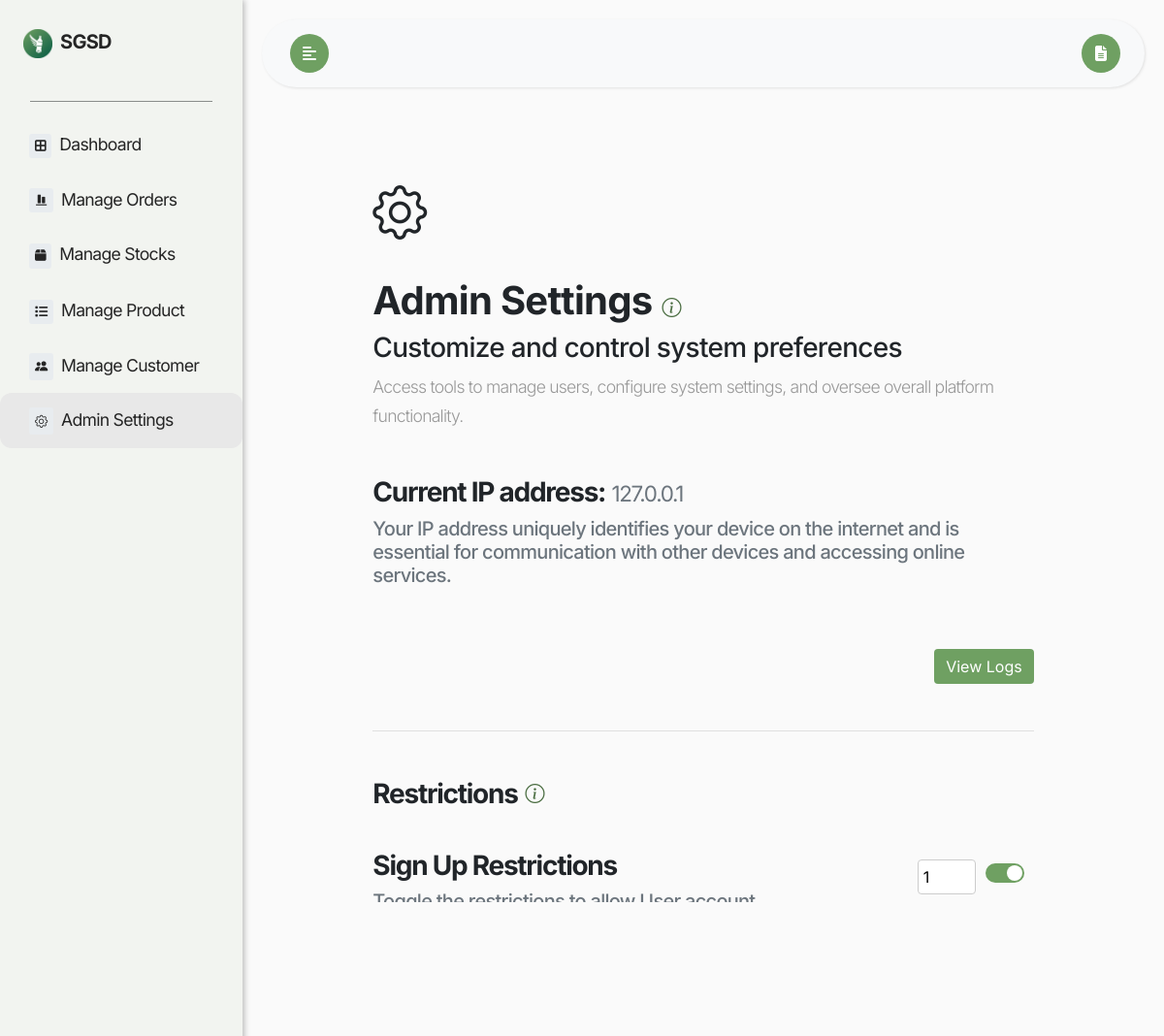
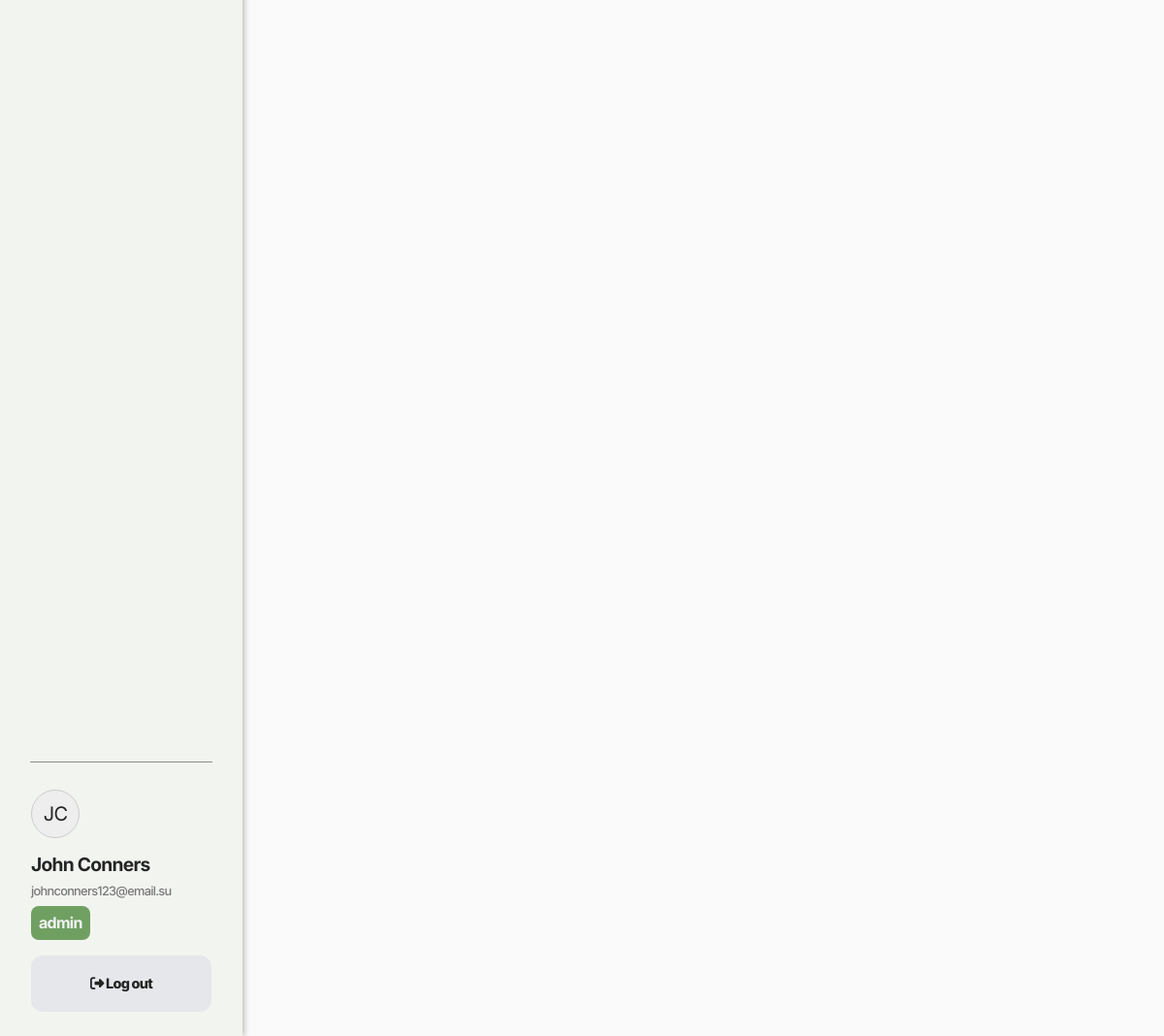
Screenshot of /AdminSettings/index.php (signed in) with the database file from the repository (2 pictures, top to bottom).
### tables this page shows
CREATE TABLE `users` (
  `User_ID` int(11) NOT NULL,
  `Role` varchar(50) NOT NULL,
  `First_Name` varchar(255) NOT NULL,
  `Last_Name` varchar(255) NOT NULL,
  `Email` varchar(255) DEFAULT NULL,
  `Password_hash` varchar(255) NOT NULL,
  `reset_token_hash` varchar(64) DEFAULT NULL,
  `reset_token_expires_at` datetime DEFAULT NULL,
  `Account_activation_hash` varchar(64) DEFAULT NULL
);

### check_session.php (called while the page is built, shortened)
<?php
require_once('../dbconnect.php');
$user_email = $_SESSION['email'];
$sql = "SELECT User_ID, First_Name, Email, Role FROM Users WHERE Email = ?";
$stmt = $conn->prepare($sql);
$stmt->bind_param("s", $user_email);
$stmt->execute();
$result = $stmt->get_result();
$row = $result->fetch_assoc();
$user_role = $row['Role'];
?>

### AdminSettings/index.php (the view, shortened to what this page needs)
<?php
include('../check_session.php');
include '../dbconnect.php';
$user_email = $_SESSION['email'];
$query = "SELECT User_ID, First_Name, Last_Name FROM Users WHERE Email = ?";
$stmt = $conn->prepare($query);
$stmt->bind_param("s", $user_email);
$stmt->execute();
$stmt->bind_result($user_id, $first_name, $last_name);
$query = "SELECT * FROM Settings";
$stmt = $conn->prepare($query);
$stmt->execute();
$result = $stmt->get_result();
$settings = [];
while ($row = $result->fetch_assoc()) {
    $settings[$row['Setting_Key']] = $row['Value'];
}
?>
<!DOCTYPE html>
<html lang="en">
<head>
    <link rel="stylesheet" href="https://cdn.jsdelivr.net/npm/bootstrap@4.6.0/dist/css/bootstrap.min.css">
    <link rel="stylesheet" href="https://cdnjs.cloudflare.com/ajax/libs/font-awesome/5.15.3/css/all.min.css">
    <link href='https://unpkg.com/boxicons@2.1.4/css/boxicons.min.css' rel='stylesheet'>
    <link rel="stylesheet" href="https://cdn.jsdelivr.net/npm/bootstrap-icons@1.11.3/font/bootstrap-icons.min.css">
    <link rel="stylesheet" href="https://cdnjs.cloudflare.com/ajax/libs/font-awesome/6.2.0/css/all.min.css">
    <link rel="stylesheet" href="https://cdn.jsdelivr.net/npm/bootstrap-icons@1.3.0/font/bootstrap-icons.css">
    <link rel="stylesheet" href="../style/styles.css">
</head>
<body>
<div class="wrapper">
    <nav id="sidebar">
        <div class="sidebar-header mt-4 mb-4">
            <div class="d-flex justify-content-between align-items-center">
                <a class="navbar-brand m-0 p-1" href="#">
                    <img src="../logo.png" alt="SGSD Logo" width="30" height="30" class="mr-1"> SGSD
                </a>
            </div>
        </div>
        <hr class="line">
        <ul class="list-unstyled components p-0">
            <li>
                <a href="../Dashboard" class="sidebar-items-a">
                    <i class="fa-solid fa-border-all" style="font-size:13.28px; background-color: #e8ecef; padding: 6px; border-radius: 3px;"></i>
                    <span>&nbsp;Dashboard</span>
                </a>
            </li>
            <?php if ($user_role !== 'driver') :
            ?>
                <li>
                    <a href="../ManageOrders">
                        <i class="bx bxs-objects-vertical-bottom" style="font-size:13.28px; background-color: #e8ecef; padding: 6px; border-radius: 3px;"></i>
                        <span>&nbsp;Manage Orders</span>
                    </a>
                </li>
            <?php endif; ?>
            <?php if ($user_role === 'admin' || $user_role === 'staff') :
            ?>
                <li>
                    <a href="../ManageStocks">
                        <i class="fa-solid fa-box" style="font-size:13.28px; background-color: #e8ecef; padding: 6px; border-radius: 3px;"></i>
                        <span>&nbsp;Manage Stocks</span>
                    </a>
                </li>
                <li>
                    <a href="../ManageProducts">
                        <i class="fa-solid fa-list" style="font-size:13.28px; background-color: #e8ecef; padding: 6px; border-radius: 3px;"></i>
                        <span>&nbsp;Manage Product</span>
                    </a>
                </li>
            <?php endif; ?>
            <?php if ($user_role === 'admin') :
            ?>
                <li>
                    <a href="../ManageCustomers">
                        <i class="bi bi-people-fill" style="font-size:13.28px; background-color: #e8ecef; padding: 6px; border-radius: 3px;"></i>
                        <span>&nbsp;Manage Customer</span>
                    </a>
                </li>
                <li class="active">
                    <a href="../AdminSettings">
                        <i class="bi bi-gear" style="font-size:13.28px; background-color: #e8ecef; padding: 6px; border-radius: 3px;"></i>
                        <span>&nbsp;Admin Settings</span>
                    </a>
                </li>
            <?php endif; ?>
        </ul>
        <div class="sidebar-spacer"></div>
        <hr class="line">
        <ul class="list-unstyled CTAs pt-0 mb-0 sidebar-bottom">
            <li class="sidebar-username pb-2">
                <div class="align-items-center">
                    <div class="profile-initials rounded-circle d-flex align-items-center justify-content-center mb-3" style="width: 50px; height: 50px; border: 1px solid #ccc; background-color: #eee; font-size: 20px;">
                        <?php
                            echo strtoupper(substr($first_name, 0, 1) . substr($last_name, 0, 1));
                        ?>
                    </div>
                    <div>
                        <h1><?php echo htmlspecialchars($first_name . ' ' . $last_name); ?></h1>
                        <h2><?php echo htmlspecialchars($user_email); ?></h2>
                        <h5 style="font-size: 1em; background-color: #6fa062; color: #F2f2f2; font-weight: 700; padding: 8px; border-radius: 8px; width: fit-content;"><?php echo htmlspecialchars($user_role); ?></h5>
                    </div>
                </div>
            </li>
            <li>
<a href="#" class="logout" onclick="document.getElementById('logoutForm').submit();">
    <i class="fa-solid fa-sign-out-alt"></i>
    <span>Log out</span>
</a>
            </li>
        </ul>
    </nav>
    <div id="content">
    <nav class="navbar navbar-expand-lg navbar-light bg-light" id="mainNavbar">
            <div class="container-fluid">
                <button type="button" id="sidebarCollapse" class="btn btn-info ml-1" data-toggle="tooltip" data-placement="bottom" title="Toggle Sidebar">
                    <i class="fas fa-align-left"></i>
                </button>
                <button class="btn btn-dark d-inline-block ml-auto" type="button" id="manualButton" data-toggle="tooltip" data-placement="bottom" title="View Manual">
                    <i class="fas fa-file-alt"></i>
                </button>
            </div>
        </nav>
    <div class="container-fluid px-md-4" style="max-height: 800px; overflow-y: auto;">
        <div class="row justify-content-center">
            <div class="col-12 col-xl-10">
                <section class="admin">
                    <div class="admin-main">
                        <div class="admin-title p-3 pt-5">
                        <div class="pb-4">
                        <i class="bi bi-gear" style="font-size:56px;"></i>
                        </div>
                        <div class="d-flex align-items-center">
                            <h1><b>Admin Settings</b>
                            <i class="bi bi-info-circle mb-5" style="font-size: 20px; color:rgb(74, 109, 65); font-weight: bold;" data-toggle="tooltip" data-placement="top" title="Manage key settings to control user access, sign-up restrictions, and IP cooldowns for enhanced security and customization."></i>
                            </h1>
                        </div>
                            <h3>Customize and control system preferences</h3>
                            <p>Access tools to manage users, configure system settings, and oversee overall platform functionality.</p>
                        </div>
                        <div class="admin-ip">
                            <div class="p-3">
                                <div class="admin-ip-title d-flex flex-column mb-3">
                                    <h3 style="letter-spacing: -0.045em;">
                                        <b>Current IP address:</b>
                                        <small class="text-muted"><?php echo $_SERVER['REMOTE_ADDR']; ?></small>
                                    </h3>
                                    <h5 class="text-muted mb-3" style="width: 90%;">
                                        Your IP address uniquely identifies your device on the internet and is essential for communication with other devices and accessing online services.
                                    </h5>
                                </div>
                            </div>
                        </div>
                        <div class="d-flex justify-content-end p-3">
                            <button class="btn custom-btn" onclick="window.location.href='../Logs'">View Logs</button>
                        </div>
                    </div>
                    <div style="padding: 16px;">
                        <hr>
                    </div>
                    <div class="admin-restrictions">
                    <div class="d-flex justify-content-between align-items-start p-3">
                        <div class="d-flex align-items-center">
                            <h3 style="letter-spacing: -0.045em;">
                                <b>Restrictions</b>
                            </h3>
                            <i class="bi bi-info-circle pl-2 pb-2" style="font-size: 20px; color:rgb(74, 109, 65); font-weight: bold;" data-toggle="tooltip" data-placement="top" title="Manage key settings to control user access, sign-up restrictions, and IP cooldowns for enhanced security and customization."></i>
                        </div>
                    </div>
                        <form action="" method="POST">
                            <div class="d-flex justify-content-between align-items-start p-3">
                                <div class="admin-restrictions-title d-flex flex-column mb-3">
                                    <h3 style="letter-spacing: -0.045em;">
                                        <b>Sign Up Restrictions</b>
                                    </h3>
                                    <h5 class="text-muted mb-3" style="width: 90%;">
                                        Toggle the restrictions to allow User account creation.
                                    </h5>
                                </div>
                                <div style="display: flex; align-items: center; justify-content: space-between; padding: 10px; border-radius: 5px;">
                                    <input type="number" id="signup_amount" name="signup_amount" placeholder="Set" value="<?php echo htmlspecialchars($settings['MaxSignUps'] ?? ''); ?>" style="width: 60px; padding: 5px; border: 1px solid #ccc; border-radius: 4px; box-sizing: border-box; margin-right: 10px;">
                                    <label class="switch" style="position: relative; display: inline-block; width: 40px; height: 20px;">
                                        <span class="slider round" style="position: absolute; cursor: pointer; top: 0; left: 0; right: 0; bottom: 0; background-color: #ccc; -webkit-transition: .4s; transition: .4s; border-radius: 34px;"></span>
                                    </label>
                                </div>
                            </div>
                        </form>
                    </div>
                </section>
            </div>
        </div>
    </div>
    </div>
    </div>

### style/styles.css (style rules this page uses)
a.logout { display: flex; justify-content: center; align-items: center; text-align: center; width: 186px; font-weight: 800; border-radius: 12px !important; padding: 18px !important; background: #e5e7eb; color: #242424; margin: 0 auto; }
#sidebar { display: flex; flex-direction: column; min-height: 100vh; overflow-y: auto; overflow-x: hidden; }
.sidebar-spacer { flex-grow: 1; }
.sidebar-bottom { margin-top: auto; }

### AdminSettings/index.php (style rules this page uses)
body { font-family: 'Inter', sans-serif !important; background: #fafafa; letter-spacing: -0.045em; }
p { font-family: 'Inter', sans-serif !important; font-size: 1.1em; font-weight: 300; line-height: 1.7em; color: #999; letter-spacing: -0.045em; }
a, a:hover, a:focus { color: inherit; text-decoration: none; transition: all 0.3s; }
.navbar { padding: 15px 10px; background: #fff; border: none; border-radius: 0; margin-bottom: 40px; box-shadow: 1px 1px 3px rgba(0, 0, 0, 0.1); }
.wrapper { display: flex; width: 100%; align-items: stretch; }
#sidebar { min-width: 250px; max-width: 250px; background: #f2f4f0; color: #252525; transition: all 0.3s; box-shadow: 2px 0 6px rgba(0, 0, 0, 0.25); }
#sidebar { display: flex; flex-direction: column; min-height: 100vh; }
.sidebar-spacer { flex-grow: 1; }
.sidebar-bottom { margin-top: auto; }
#sidebar .sidebar-header { padding: 0px 20px; background: #f2f4f0; }
#sidebar ul.components { padding: 20px 0; }
#sidebar ul li a { padding: 15px 30px; font-size: 1.1em; display: block; transition: transform 0.3s; }
#sidebar ul li.active>a, a[aria-expanded="true"] { background: #e8e8e8; border-radius: 12px; }
ul.CTAs { padding: 20px; }
ul.CTAs a { text-align: center; font-size: 0.9em !important; display: block; border-radius: 5px; margin-bottom: 5px; }
#manualButton, #sidebarCollapse { background: #6fa062; border: none; cursor: pointer; border-radius: 24px; width: 40px; height: 40px; transition: transform 0.3s; }
#sidebarNavbar, #mainNavbar { border-radius: 36px; box-shadow: 1px 1px 3px rgba(0, 0, 0, 0.1); }
hr.line { border-top: 1px solid #8a8d8b; width: 75%; }
.sidebar-header { font-weight: 700; letter-spacing: -0.045em; }
.sidebar-username { padding: 12px; letter-spacing: -0.045em !important; white-space: normal; word-wrap: break-word; overflow-wrap: break-word; }
.sidebar-username h1 { width: 75%; font-size: 1.2em !important; font-weight: 700; }
.sidebar-username h2 { font-size: 0.8em; color: #797979; }
#content { width: 100%; padding: 20px; min-height: 100vh; transition: all 0.3s; }
.custom-btn { background-color: #6fa062 !important; color: #fff !important; border: none !important; transition: transform 0.3s !important; }
.switch { position: relative; display: inline-block; width: 40px; height: 20px; }
.slider { position: absolute; cursor: pointer; top: 0; left: 0; right: 0; bottom: 0; background-color: #ccc !important; -webkit-transition: .4s; transition: .4s; border-radius: 34px; }
.slider:before { position: absolute; content: ""; height: 16px; width: 16px; left: 2px; bottom: 2px; background-color: white; -webkit-transition: .4s; transition: .4s; border-radius: 50%; }
input:checked + .slider { background-color: #6fa062 !important; }
input:checked + .slider:before { -webkit-transform: translateX(20px); -ms-transform: translateX(20px); transform: translateX(20px); }
label.switch input[type="checkbox"]:checked + .slider { background-color: #6fa062 !important; }

### rows the page displays
users: First_Name+Last_Name "JC", First_Name+Last_Name "John Conners", Role "admin"

### other values shown
$user_email "johnconners123@email.su"
$_SERVER['REMOTE_ADDR'] "127.0.0.1"
